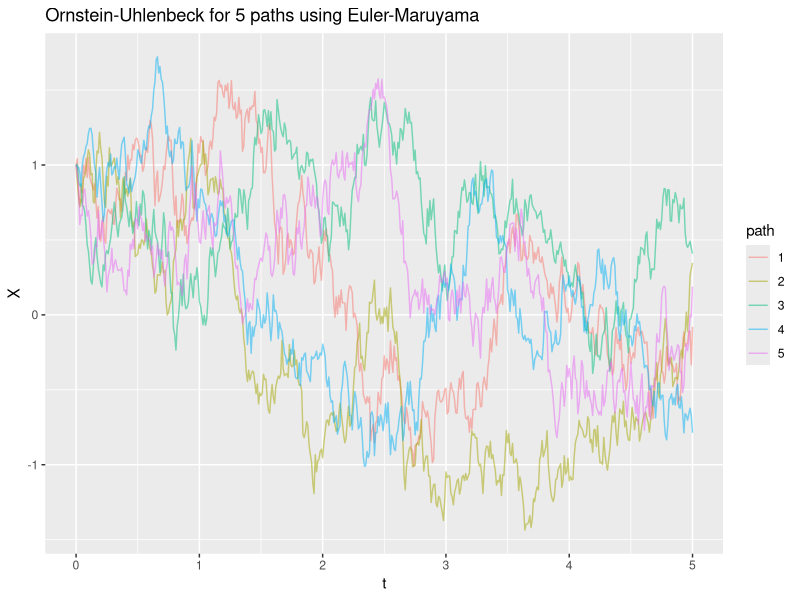
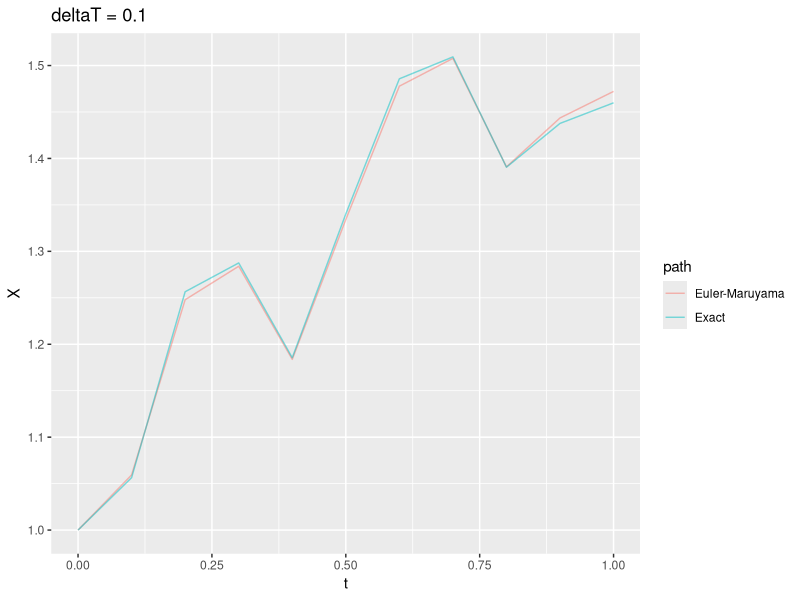
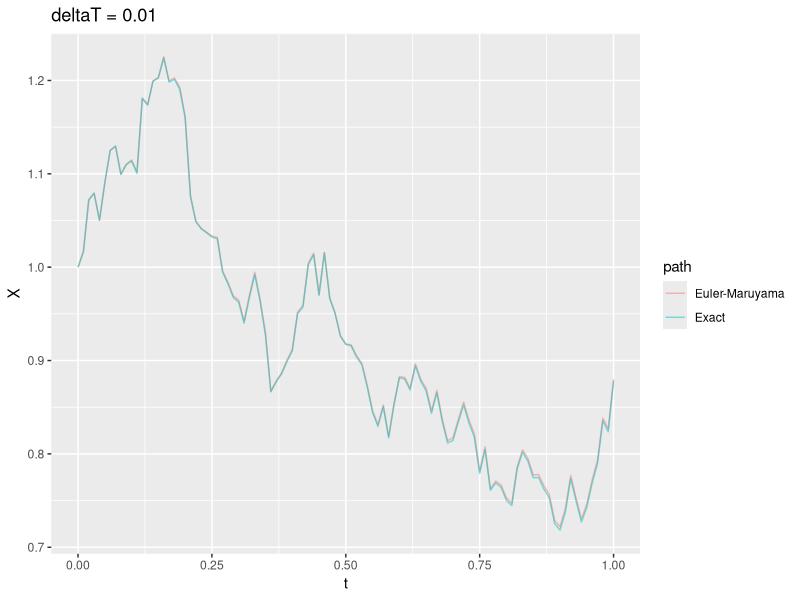
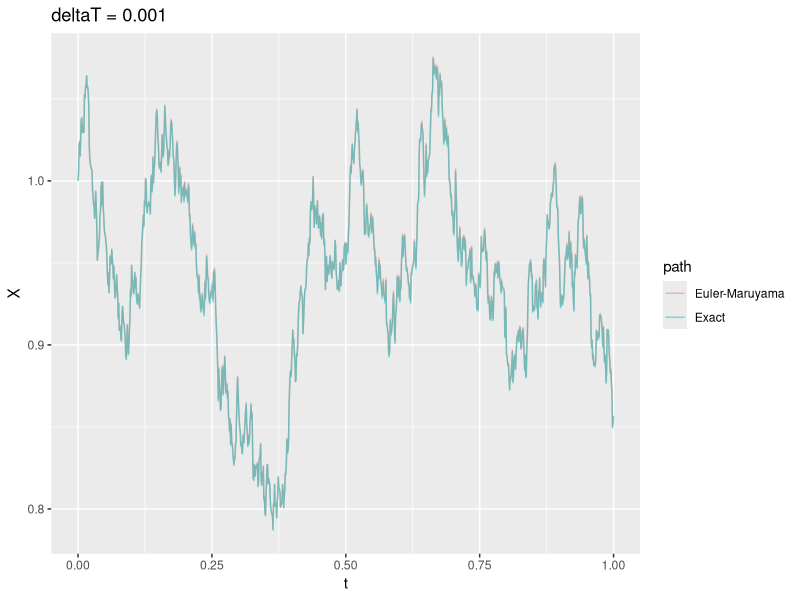
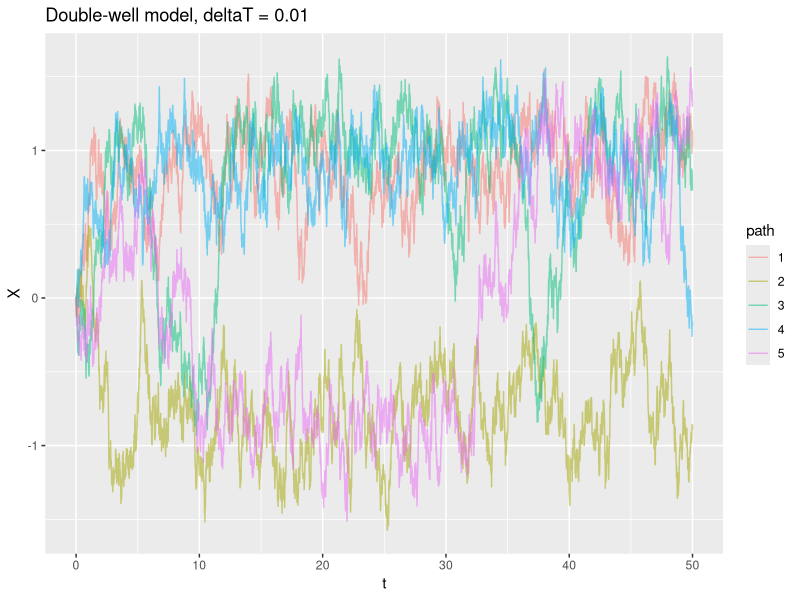
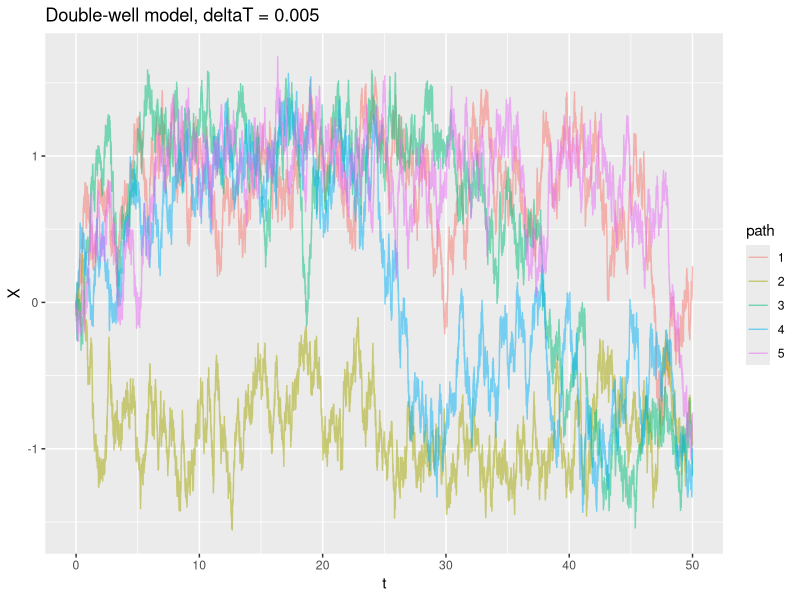
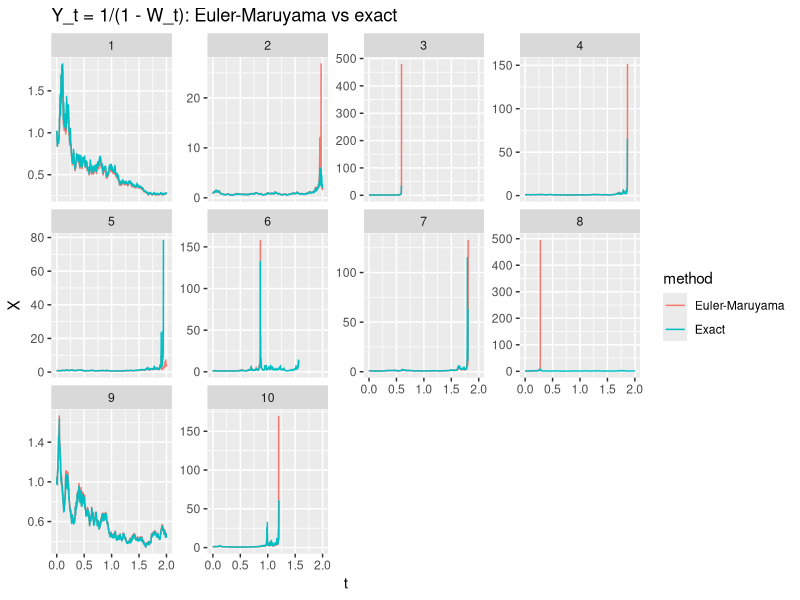

Write R code to recreate these figures, in order.
#########################
######### 10.8 ##########
#########################
library(ggplot2)
library(tidyr)
library(dplyr)

EulerMaruyama <- function(
  mu,
  sigma,
  a, b, deltaT, N,
  initial_value, 
  seed
){
  set.seed(seed)
  sqrtDeltaT <- sqrt(deltaT)
  #Check mu and sigma is functions of two parameters??
  #--

  #check if delta t is multiple of 
  nGrid <- (b - a) / deltaT

  if (abs(nGrid - round(nGrid)) > 1e-8)
  {
    stop("deltaT should divide b - a evenly")
  }

  nGrid <- round(nGrid)

  res <- matrix(NA_real_, nrow = N, ncol = nGrid + 1)
  WtGrid <- matrix(NA_real_, nrow = N, ncol = nGrid + 1)
  time_grid <- seq(a, b, by = deltaT)

  res[, 1] <- rep(initial_value, length = N)
  WtGrid[, 1] <- rep(0, length = N)


  for (j in 1:(ncol(res)-1))
  {
    dW <- sqrtDeltaT * rnorm(N)
    WtGrid[,j+1] <- WtGrid[,j] + dW

    res[,j+1] <- res[,j] +
      mu(time_grid[j], res[,j]) * deltaT +
      sigma(time_grid[j], res[,j]) * dW
  }

  colnames(res) <- time_grid
  attr(res, "time_grid") <- time_grid
  attr(res, "WtGrid") <- WtGrid

  return(res)
}

plot_paths <- function(res, title = NULL, alpha = 0.5) {
  as.data.frame(res) |>
    mutate(path = factor(row_number())) |>
    pivot_longer(-path, names_to = "t", values_to = "X") |>
    mutate(t = as.numeric(t)) |>
    ggplot(aes(t, X, colour = path)) +
    geom_line(alpha = alpha) +
    labs(title = title)
}

CompareGeometricBrownianMotion <- function(res, alpha, sigma, s0){
  dims_res <- dim(res)
  WtGrid <- attr(res, "WtGrid")
  time_grid <- attr(res, "time_grid")

  #Exact Geometric Brownian solution with simulated BM
  exact_res <- s0 * exp((alpha - sigma**2/2)*rep(time_grid, each = nrow(res)) + sigma * WtGrid)
  colnames(exact_res) <- time_grid

  pathwise_maximum_error <- apply(abs(exact_res - res), 1, function(x) max(x))

  list(exact = exact_res, mean_max_error = mean(pathwise_maximum_error))
}

#########
### a ###
#########
sim_a <- EulerMaruyama(
  mu = function(t, S) {-S},
  sigma = function(t, S) {1},
  a = 0, b = 5, deltaT = 0.01, N = 5,
  initial_value = 1,
  seed = 2026
)
sim_a
plot_paths(sim_a, "Ornstein-Uhlenbeck for 5 paths using Euler-Maruyama")

#Seems to mean reverse towards 0

#########
### b ###
#########
alpha <- 0.1
sigma <- 0.3
s0 <- 1

for (dt in c(0.1, 0.01, 0.001)) {
  sim_b <- EulerMaruyama(
    mu = function(t, S) {alpha*S},
    sigma = function(t, S) {sigma*S},
    a = 0, b = 1, deltaT = dt, N = 1000,
    initial_value = s0,
    seed = 2026
  )
  cmp <- CompareGeometricBrownianMotion(sim_b, alpha, sigma, s0)
  cat("deltaT =", dt, " mean max error =", cmp$mean_max_error, "\n")

  # path 1 = Euler-Maruyama, path 2 = exact
  print(plot_paths(rbind(sim_b[1, ], cmp$exact[1, ]), paste("deltaT =", dt)) +
          scale_colour_discrete(labels = c("Euler-Maruyama", "Exact")))
}

#########
### c ###
#########
sigma <- 0.5
sim_c_first <- EulerMaruyama(
    mu = function(t, S) {(S-S**3)},
    sigma = function(t, S) {sigma},
    a = 0, b = 50, deltaT = 0.01, N = 5,
    initial_value = 0,
    seed = 2026
)

plot_paths(sim_c_first, "Double-well model, deltaT = 0.01")

sim_c_second <- EulerMaruyama(
    mu = function(t, S) {(S-S**3)},
    sigma = function(t, S) {sigma},
    a = 0, b = 50, deltaT = 0.005, N = 5,
    initial_value = 0,
    seed = 2026
)

plot_paths(sim_c_second, "Double-well model, deltaT = 0.005")

#########
### d ###
#########
# Set each row to NA from the first grid point where stop_cond is TRUE
stop_paths <- function(mat, stop_cond) {
  for (i in 1:nrow(mat)) {
    k <- which(stop_cond[i, ])[1]
    if (!is.na(k)) mat[i, k:ncol(mat)] <- NA
  }
  mat
}

sim_d <- EulerMaruyama(
  mu = function(t, S) {S**3},
  sigma = function(t, S) {S**2},
  a = 0, b = 2, deltaT = 0.001, N = 10,
  initial_value = 1,
  seed = 2026
)
W_d <- attr(sim_d, "WtGrid")

em_d    <- stop_paths(sim_d, !is.finite(sim_d) | abs(sim_d) > 1e3)
exact_d <- stop_paths(1 / (1 - W_d), W_d >= 1)
colnames(exact_d) <- colnames(em_d)

# reuse plot_paths' long-format data, one panel per path
df_d <- bind_rows(
  plot_paths(em_d)$data    |> mutate(method = "Euler-Maruyama"),
  plot_paths(exact_d)$data |> mutate(method = "Exact")
)
ggplot(df_d, aes(t, X, colour = method)) +
  geom_line(na.rm = TRUE) +
  facet_wrap(~ path, scales = "free_y") +
  labs(title = "Y_t = 1/(1 - W_t): Euler-Maruyama vs exact")

#Why Euler–Maruyama can't represent the explosion: 
# each step adds Y^3*deltaT + Y^2*dW, and that is finite whenever Y is finite. 
# So the scheme can never reach ∞ at a specific time. Instead, near the 
# explosion it overshoots, and Y^3*deltaT grows to the point where the next 
# step overflows to Inf/NaN. Where that happens depends on Δt and the 
# grid, not on when W actually hits 1. The exact solution goes to 
# infinity as t approaches the time W first hits 1, which is a true 
# singularity that a grid of finite steps can't land on.
